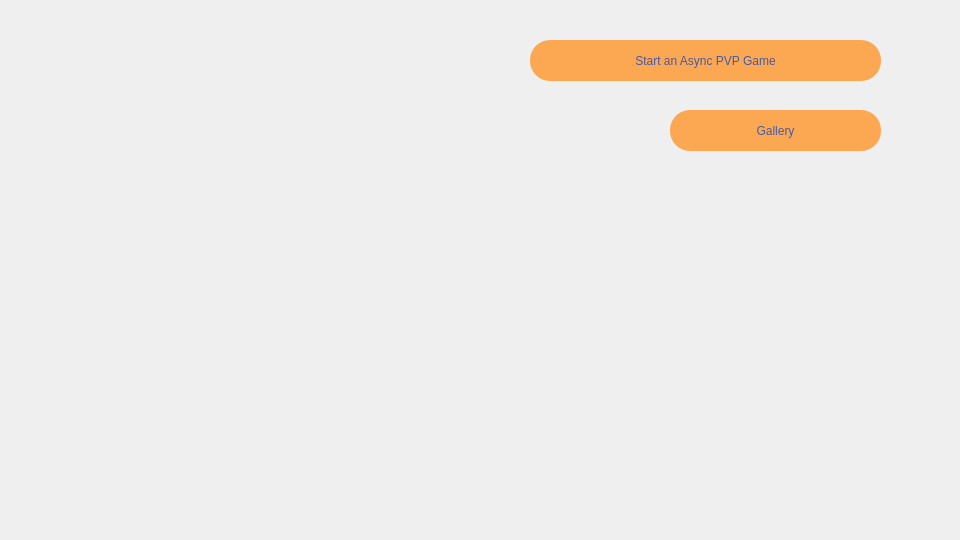
<?xml version="1.0" encoding="UTF-8"?>
<ui version="4.0">
 <class>preGameWindow</class>
 <widget class="QWidget" name="preGameWindow">
  <property name="geometry">
   <rect>
    <x>0</x>
    <y>0</y>
    <width>960</width>
    <height>540</height>
   </rect>
  </property>
  <property name="minimumSize">
   <size>
    <width>960</width>
    <height>540</height>
   </size>
  </property>
  <property name="maximumSize">
   <size>
    <width>960</width>
    <height>540</height>
   </size>
  </property>
  <property name="windowTitle">
   <string>Tactical Monsters</string>
  </property>
  <property name="autoFillBackground">
   <bool>false</bool>
  </property>
  <property name="styleSheet">
   <string notr="true"/>
  </property>
  <widget class="QWidget" name="widget" native="true">
   <property name="geometry">
    <rect>
     <x>0</x>
     <y>0</y>
     <width>960</width>
     <height>540</height>
    </rect>
   </property>
   <property name="minimumSize">
    <size>
     <width>960</width>
     <height>540</height>
    </size>
   </property>
   <property name="maximumSize">
    <size>
     <width>960</width>
     <height>540</height>
    </size>
   </property>
   <property name="styleSheet">
    <string notr="true">#widget{
background-image: url(:/src/images/second_win_bg.jpg);
}</string>
   </property>
   <widget class="QPushButton" name="galleryButton">
    <property name="geometry">
     <rect>
      <x>670</x>
      <y>110</y>
      <width>211</width>
      <height>41</height>
     </rect>
    </property>
    <property name="autoFillBackground">
     <bool>false</bool>
    </property>
    <property name="styleSheet">
     <string notr="true">QPushButton{
	font: 28pt &quot;Niagara Engraved&quot;;
	background-color: #fca852;
	color: #485aa4;
	border-radius: 20px;
}
QPushButton:hover {
	background-color: #e69542; 
    }</string>
    </property>
    <property name="text">
     <string>Gallery</string>
    </property>
    <property name="default">
     <bool>false</bool>
    </property>
   </widget>
   <widget class="QPushButton" name="startButton">
    <property name="geometry">
     <rect>
      <x>530</x>
      <y>40</y>
      <width>351</width>
      <height>41</height>
     </rect>
    </property>
    <property name="styleSheet">
     <string notr="true">QPushButton{
	font: 28pt &quot;Niagara Engraved&quot;;
	background-color: #fca852;
	color: #485aa4;
	border-radius: 20px;
}
QPushButton:hover {
	background-color: #e69542; 
    }</string>
    </property>
    <property name="text">
     <string>Start an Async PVP Game</string>
    </property>
   </widget>
  </widget>
 </widget>
 <resources/>
 <connections/>
</ui>
